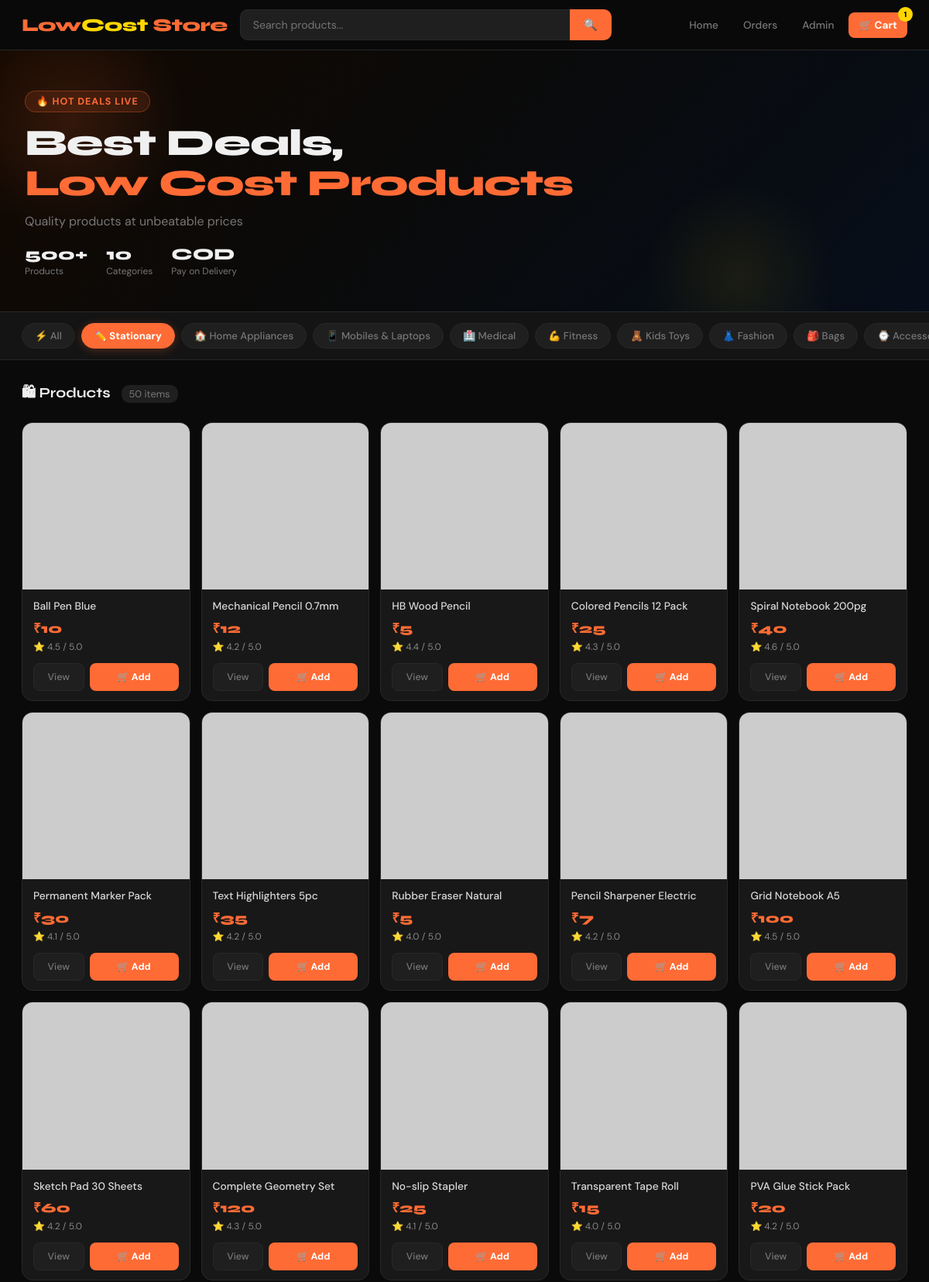
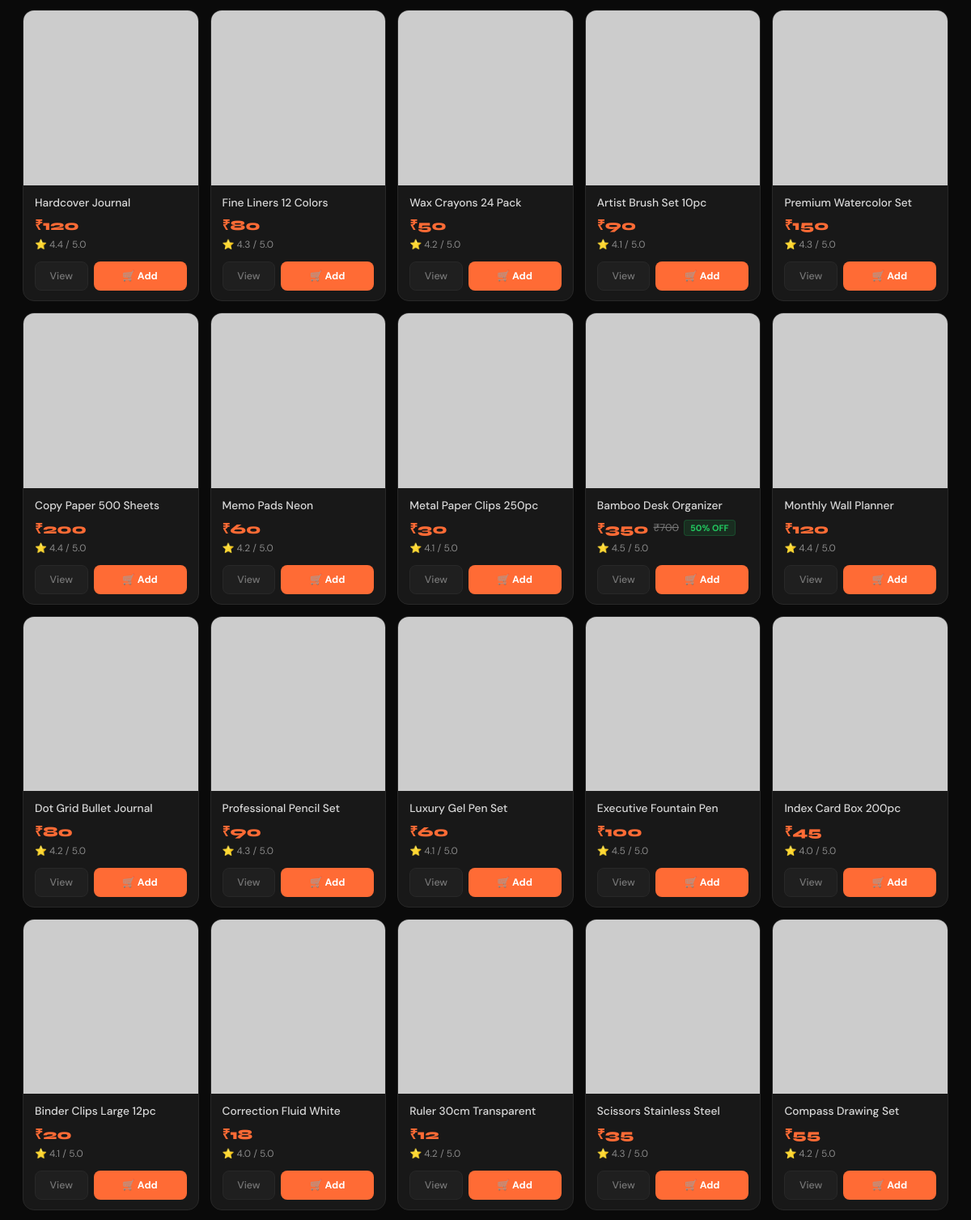
Screenshot of /?category=stationary (upper part) with the database file from the repository (2 pictures, top to bottom).
### tables this page shows
CREATE TABLE products(
    id INTEGER PRIMARY KEY AUTOINCREMENT,
    name TEXT, price INTEGER, original_price INTEGER,
    stock INTEGER, image TEXT, description TEXT, rating REAL, category TEXT
);

### app.py (the view)
@app.route("/")
def home():
    conn = db()
    cur = conn.cursor()
    category = request.args.get("category", "all")
    if category and category != "all":
        cur.execute("SELECT * FROM products WHERE category=?", (category,))
    else:
        cur.execute("SELECT * FROM products")
    products = enrich([dict(p) for p in cur.fetchall()])
    conn.close()
    return render_template("index.html", products=products, cart_count=get_cart_count(), active_category=category)

### app.py (called while the page is built)
def get_image_url(name):
    return PRODUCT_IMAGES.get(name, "https://images.unsplash.com/photo-1585336261022-680e295ce3fe?w=300&h=300&fit=crop")

def get_offer(category):
    return LIMITED_OFFER_CATEGORIES.get(category, None)

def db():
    conn = sqlite3.connect("store.db")
    conn.row_factory = sqlite3.Row
    return conn

def get_cart_count():
    conn = db()
    cur = conn.cursor()
    cur.execute("SELECT COUNT(*) as cnt FROM cart")
    cnt = cur.fetchone()["cnt"]
    conn.close()
    return cnt

def enrich(products):
    for p in products:
        p['image_url'] = get_image_url(p['name'])
        p['offer'] = get_offer(p['category'])
        orig = p.get('original_price', 0)
        price = p.get('price', 0)
        if orig and orig > price:
            p['discount'] = round((1 - price / orig) * 100)
        else:
            p['discount'] = 0
    return products

### templates/index.html (shortened to what this page needs)
<!DOCTYPE html>
<html lang="en">
<head>
</head>
<body>
<nav class="navbar">
  <div class="logo">Low<span>Cost</span> Store</div>
  <form action="/search" class="search-bar">
    <input name="q" placeholder="Search products..." autocomplete="off">
    <button type="submit">🔍</button>
  </form>
  <div class="nav-links">
    <a href="/">Home</a>
    <a href="/orders">Orders</a>
    <a href="/admin">Admin</a>
    <a href="/cart" class="cart-btn">
      🛒 Cart
      {% if cart_count > 0 %}<span class="cart-badge">{{ cart_count }}</span>{% endif %}
    </a>
  </div>
</nav>
<div class="hero">
  <div class="hero-content">
    <div class="hero-badge">🔥 Hot Deals Live</div>
    <h1>Best Deals,<br><span>Low Cost Products</span></h1>
    <p>Quality products at unbeatable prices</p>
    <div class="hero-stats">
      <div class="hero-stat">
        <span class="hero-stat-num">500+</span>
        <span class="hero-stat-label">Products</span>
      </div>
      <div class="hero-stat">
        <span class="hero-stat-num">10</span>
        <span class="hero-stat-label">Categories</span>
      </div>
      <div class="hero-stat">
        <span class="hero-stat-num">COD</span>
        <span class="hero-stat-label">Pay on Delivery</span>
      </div>
    </div>
  </div>
</div>
<div class="categories-wrap">
  <div class="categories">
    <a href="/?category=all" class="cat-btn {% if active_category == 'all' %}active{% endif %}">⚡ All</a>
    <a href="/?category=stationary" class="cat-btn {% if active_category == 'stationary' %}active{% endif %}">✏️ Stationary</a>
    <a href="/?category=electronic" class="cat-btn {% if active_category == 'electronic' %}active{% endif %}">🏠 Home Appliances</a>
    <a href="/?category=mobile" class="cat-btn {% if active_category == 'mobile' %}active{% endif %}">📱 Mobiles & Laptops</a>
    <a href="/?category=medical" class="cat-btn {% if active_category == 'medical' %}active{% endif %}">🏥 Medical</a>
    <a href="/?category=fitness" class="cat-btn {% if active_category == 'fitness' %}active{% endif %}">💪 Fitness</a>
    <a href="/?category=kids" class="cat-btn {% if active_category == 'kids' %}active{% endif %}">🧸 Kids Toys</a>
    <a href="/?category=fashion" class="cat-btn {% if active_category == 'fashion' %}active{% endif %}">👗 Fashion</a>
    <a href="/?category=bag" class="cat-btn {% if active_category == 'bag' %}active{% endif %}">🎒 Bags</a>
    <a href="/?category=accessory" class="cat-btn {% if active_category == 'accessory' %}active{% endif %}">⌚ Accessories</a>
  </div>
</div>
<div class="section">
  <div class="section-header">
    <div class="section-title">
      🛍 Products
      <span class="section-count">{{ products|length }} items</span>
    </div>
  </div>
  <div class="products-grid">
    {% for product in products %}
    <div class="card">
      <div class="card-img-wrap">
      </div>
      <div class="card-body">
        <div class="card-name">{{ product['name'] }}</div>
        <div class="card-price-wrap">
          <span class="card-price">₹{{ product['price'] }}</span>
          {% if product['original_price'] and product['original_price'] > product['price'] %}
          <span class="card-orig-price">₹{{ product['original_price'] }}</span>
          <span class="card-discount">{{ product['discount'] }}% OFF</span>
          {% endif %}
        </div>
        <div class="card-rating"><span>⭐</span> {{ product['rating'] }} / 5.0</div>
        <div class="card-actions">
          <a href="/product/{{ product['id'] }}" class="btn-view">View</a>
          <a href="/addcart/{{ product['id'] }}" class="btn-cart"
             onclick="showToast('{{ product['name'][:20] }}')">
            🛒 Add
          </a>
        </div>
      </div>
    </div>
    {% endfor %}
  </div>
</div>
</body>
</html>

### rows the page displays
products: name "Ball Pen Blue", price "10", rating "4.5"
products: name "Mechanical Pencil 0.7mm", price "12", rating "4.2"
products: name "HB Wood Pencil", price "5", rating "4.4"
products: name "Colored Pencils 12 Pack", price "25", rating "4.3"
products: name "Spiral Notebook 200pg", price "40", rating "4.6"
products: name "Permanent Marker Pack", price "30", rating "4.1"
products: name "Text Highlighters 5pc", price "35", rating "4.2"
products: name "Rubber Eraser Natural", price "5", rating "4.0"
products: name "Pencil Sharpener Electric", price "7", rating "4.2"
products: name "Grid Notebook A5", price "100", rating "4.5"
products: name "Sketch Pad 30 Sheets", price "60", rating "4.2"
products: name "Complete Geometry Set", price "120", rating "4.3"
products: name "No-slip Stapler", price "25", rating "4.1"
products: name "Transparent Tape Roll", price "15", rating "4.0"
products: name "PVA Glue Stick Pack", price "20", rating "4.2"
products: name "Hardcover Journal", price "120", rating "4.4"
products: name "Fine Liners 12 Colors", price "80", rating "4.3"
products: name "Wax Crayons 24 Pack", price "50", rating "4.2"
products: name "Artist Brush Set 10pc", price "90", rating "4.1"
products: name "Premium Watercolor Set", price "150", rating "4.3"
products: name "Copy Paper 500 Sheets", price "200", rating "4.4"
products: name "Memo Pads Neon", price "60", rating "4.2"
products: name "Metal Paper Clips 250pc", price "30", rating "4.1"
products: name "Bamboo Desk Organizer", price "350", original_price "700", discount "50", rating "4.5"
products: name "Monthly Wall Planner", price "120", rating "4.4"
products: name "Dot Grid Bullet Journal", price "80", rating "4.2"
products: name "Professional Pencil Set", price "90", rating "4.3"
products: name "Luxury Gel Pen Set", price "60", rating "4.1"
products: name "Executive Fountain Pen", price "100", rating "4.5"
products: name "Index Card Box 200pc", price "45", rating "4.0"
products: name "Binder Clips Large 12pc", price "20", rating "4.1"
products: name "Correction Fluid White", price "18", rating "4.0"
products: name "Ruler 30cm Transparent", price "12", rating "4.2"
products: name "Scissors Stainless Steel", price "35", rating "4.3"
products: name "Compass Drawing Set", price "55", rating "4.2"

### other values shown
{{ cart_count }} "1"
{{ products|length }} "50"
